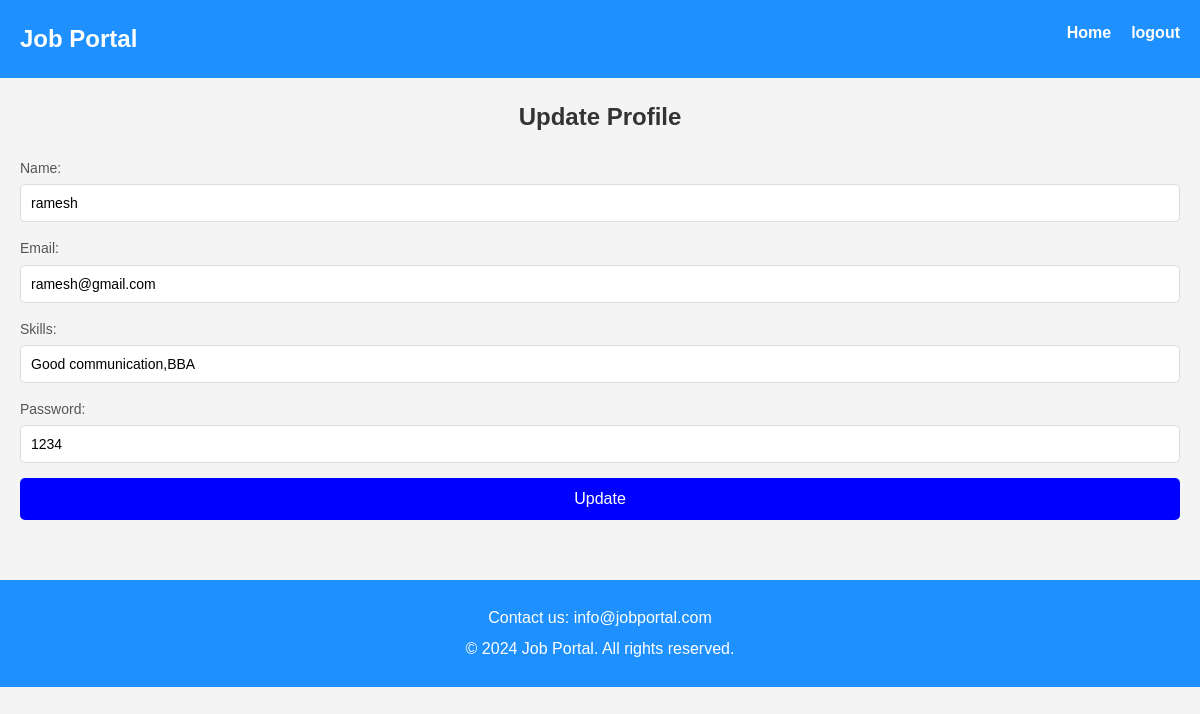
/profile?email=ramesh@gmail.com, run on the app's committed database.
### mainapp/models.py (models this page shows, shortened)
class berojgar(models.Model):
    name=models.CharField(max_length=30)
    email=models.CharField(max_length=50)
    skill=models.CharField(max_length=100)
    password=models.CharField(max_length=10)

### mainapp/views.py (the view)
# urls.py: path('profile',views.profile),
def profile(request):
    i = request.GET['email']
    data = berojgar.objects.all().filter(email=i)
    return render(request,'profile.html',{'data':data})

### template/profile.html (shortened to what this page needs)
{%load static%}
<!DOCTYPE html>
<html lang="en">
<head>
    <link rel="stylesheet" href="{%static 'css/styles.css'%}">
</head>
<body>
    <header>
        <div class="logo" >
            <h1>Job Portal</h1>
        </div>
        <nav>
            <ul>
                <li><a href="/home" >Home</a></li>
                <li><a href="/out">logout</a></li>
            </ul>
        </nav>
    </header>
    <main>
        <div class="row">
            <div class="col-sm-4">
        {%for i in data%}
  <div class="container-fluid">
        <h2>Update Profile</h2>
        <form action="/update" method="POST">
            <div class="form-group">
                <label for="name">Name:</label>
                <input type="text" id="name" name="name" value="{{i.name}}" required>
            </div>
            <div class="form-group">
                <label for="email">Email:</label>
                <input type="email" id="email" name="email" value="{{i.email}}" required>
            </div>
            <div class="form-group">
                <label for="skills">Skills:</label>
                <input type="text" id="skills" name="skill" value="{{i.skill}}"  required>
            </div>
            <div class="form-group">
                <label for="password">Password:</label>
                <input type="text" id="password" name="password" value="{{i.password}}" required>
            </div>
            <button type="submit" class="submit-btn">Update</button>
        </form>
    </div>
         {%endfor%}
            </div>
        </div>
    </main>
    <footer id="contact">
        <p>Contact us: info@jobportal.com</p>
        <p>&copy; 2024 Job Portal. All rights reserved.</p>
    </footer>
</body>
</html>

### static/css/styles.css (style rules this page uses)
* { margin: 0; padding: 0; box-sizing: border-box; }
body { font-family: Arial, sans-serif; line-height: 1.6; background-color: #f4f4f4; color: #333; }
header { display: flex; justify-content: space-between; padding: 20px; background-color:#1e90ff; color: #fff; }
header .logo h1 { font-size: 24px; }
nav ul { list-style: none; display: flex; gap: 20px; }
nav a { color: #fff; text-decoration: none; font-weight: bold; }
main { padding: 20px; }
footer { background-color: #1e90ff; color: #fff; padding: 20px; text-align: center; margin-top: 40px; }
footer p { margin: 5px 0; }

### template/profile.html (style rules this page uses)
h2 { text-align: center; margin-bottom: 20px; color: #333; }
.form-group { margin-bottom: 15px; }
label { display: block; font-size: 14px; margin-bottom: 5px; color: #555; }
input { width: 100%; padding: 10px; font-size: 14px; border: 1px solid #ddd; border-radius: 5px; }
button.submit-btn { width: 100%; padding: 12px; background-color: blue; border: none; color: white; font-size: 16px; border-radius: 5px; cursor: pointer; transition: background-color 0.3s ease; }

### data on the page
berojgar: name "ramesh", email "ramesh@gmail.com", skill "Good communication,BBA", password "1234"
